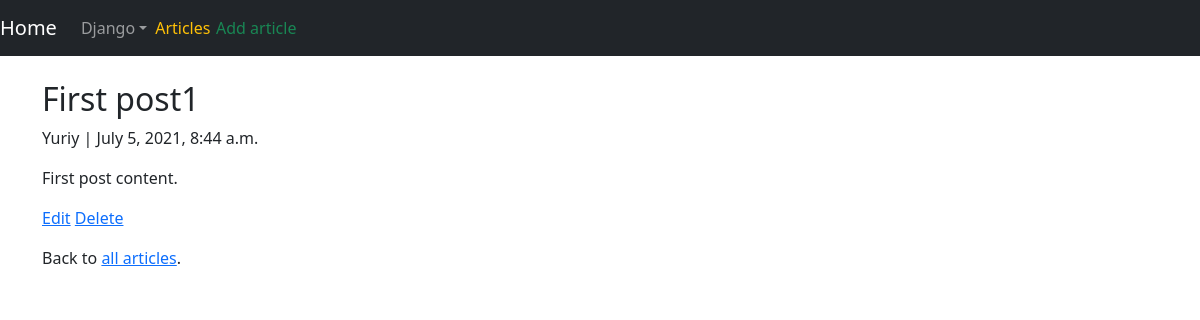
Screenshot of /articles/1/ (signed in) with the database file from the repository.
### users/models.py (models this page shows)
class CustomUser(AbstractUser):
    age = models.PositiveIntegerField(null=True, blank=True)

### articles/models.py (models this page shows, shortened)
class Article(models.Model):
    title = models.CharField(max_length=255)
    body = models.TextField()
    date = models.DateTimeField(auto_now_add=True)
    author = models.ForeignKey(
        get_user_model(),
        on_delete=CASCADE,
    )

### articles/views.py (the view)
# urls.py: path('<int:pk>/', ArticlesDetailView.as_view(), name='article_detail'),
class ArticlesDetailView(LoginRequiredMixin, DetailView):
    model = Article
    template_name = 'article_detail.html'
    login_url = 'login'

### templates/article_detail.html (shortened to what this page needs)
{% extends 'base.html' %}
{% block content %}
    <div class="article-entry">
        <h2>{{ article.title }}</h2>
        <p>{{ article.author|title }} |  {{ article.date }}</p>
        <p>{{ article.body }}</p>
    </div>
    <p>
        <a href="{% url 'article_update' article.pk %}">Edit</a>
        <a href="{% url 'article_delete' article.pk %}">Delete</a>
    </p>
    <p>Back to <a href="{% url 'article_list' %}">all articles</a>.</p>
{% endblock content %}

### templates/base.html (shortened to what this page needs)
{% load static %}
<!DOCTYPE html>
<html lang="en">
<head>
    <link href="https://cdn.jsdelivr.net/npm/bootstrap@5.0.2/dist/css/bootstrap.min.css" rel="stylesheet">
</head>
<body>
<nav class="navbar navbar-expand-md navbar-dark bg-dark mb-4">
    <a href="{% url 'home' %}" class="navbar-brand">Home</a>
    <div class="collapse navbar-collapse" id="navbarCollapse">
        {% if user.is_authenticated %}
            <div class="collapse navbar-collapse" id="navbarNavDarkDropdown">
                <ul class="navbar-nav">
                    <li class="nav-item dropdown">
                        <a class="nav-link dropdown-toggle mr-auto" href="#" id="navbarDarkDropdownMenuLink" role="button" data-bs-toggle="dropdown" aria-expanded="false">
                        {{ user.username|title }}</a>
                    </li>
                </ul>
                <span><a href="{% url 'article_list' %}" class="link-warning" style="text-decoration: none;">Articles</a></span>
                <span style="margin-left: 0.5%;"><a href="{% url 'article_create' %}" class="link-success" style="text-decoration: none;">Add article</a></span>
            </div>
        {% else %}
            <form class="form-inline ml-auto">
                <a href="{% url 'login' %}" class="btn btn-outline-secondary" >Log In</a>
                <a href="{% url 'signup' %}" class="btn btn-primary ml-2">Sign up</a>
            </form>
        {% endif %}
    </div>
</nav>
<div class="container">
{% block content %}
{% endblock content %}
</div>
</body>
</html>

### rows the page displays
CustomUser: username "Django"
Article: title "First post1", author "Yuriy", date "July 5, 2021, 8:44 a.m.", body "First post content."
